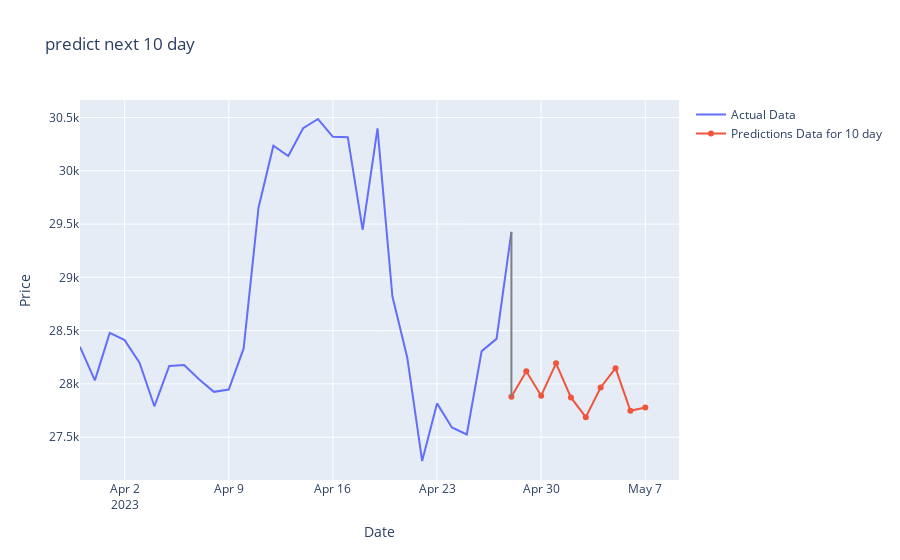

This figure's notebook cell:
### Code cell
actual_x = y_future_data.index
actual_y = y_future_data['Adj Close']
pred_x = prediction_df.index
pred_y = prediction_df['Adj Close']

fig = go.Figure()
fig.add_trace(go.Scatter(x=actual_x, y=actual_y, name='Actual Data'))
fig.add_trace(go.Scatter(x=pred_x, y=pred_y,
              name='Predictions Data for 10 day'))

fig.add_shape(type='line',
              x0=actual_x[-1], y0=actual_y[-1],
              x1=pred_x[0], y1=pred_y[0],
              line=dict(color='grey', width=2))

fig.update_layout(
    xaxis_title='Date',
    yaxis_title='Price',
    title='predict next 10 day '
)

fig.show()

### Figure 1 — Plotly figure (JSON) as saved in the notebook; plotly's stock layout.template omitted (floating-point values rounded to 4 significant figures)
{"data": [{"name": "Actual Data", "type": "scatter", "x": ["2023-03-30T00:00:00", "2023-03-31T00:00:00", "2023-04-01T00:00:00", "2023-04-02T00:00:00", "2023-04-03T00:00:00", "2023-04-04T00:00:00", "2023-04-05T00:00:00", "2023-04-06T00:00:00", "2023-04-07T00:00:00", "2023-04-08T00:00:00", "2023-04-09T00:00:00", "2023-04-10T00:00:00", "2023-04-11T00:00:00", "2023-04-12T00:00:00", "2023-04-13T00:00:00", "2023-04-14T00:00:00", "2023-04-15T00:00:00", "2023-04-16T00:00:00", "2023-04-17T00:00:00", "2023-04-18T00:00:00", "2023-04-19T00:00:00", "2023-04-20T00:00:00", "2023-04-21T00:00:00", "2023-04-22T00:00:00", "2023-04-23T00:00:00", "2023-04-24T00:00:00", "2023-04-25T00:00:00", "2023-04-26T00:00:00", "2023-04-27T00:00:00", "2023-04-28T00:00:00"], "y": [28350.0, 28030.0, 28480.0, 28410.0, 28200.0, 27790.0, 28170.0, 28180.0, 28040.0, 27930.0, 27950.0, 28330.0, 29650.0, 30240.0, 30140.0, 30400.0, 30490.0, 30320.0, 30320.0, 29450.0, 30400.0, 28820.0, 28250.0, 27280.0, 27820.0, 27590.0, 27530.0, 28310.0, 28420.0, 29430.0]}, {"name": "Predictions Data for 10 day", "type": "scatter", "x": ["2023-04-28T00:00:00", "2023-04-29T00:00:00", "2023-04-30T00:00:00", "2023-05-01T00:00:00", "2023-05-02T00:00:00", "2023-05-03T00:00:00", "2023-05-04T00:00:00", "2023-05-05T00:00:00", "2023-05-06T00:00:00", "2023-05-07T00:00:00"], "y": [27880.0, 28120.0, 27890.0, 28190.0, 27870.0, 27690.0, 27970.0, 28150.0, 27750.0, 27780.0]}], "layout": {"shapes": [{"line": {"color": "grey", "width": 2}, "type": "line", "x0": "2023-04-28T00:00:00", "x1": "2023-04-28T00:00:00", "y0": 29430.0, "y1": 27880.0}], "title": {"text": "predict next 10 day "}, "xaxis": {"title": {"text": "Date"}}, "yaxis": {"title": {"text": "Price"}}}}
